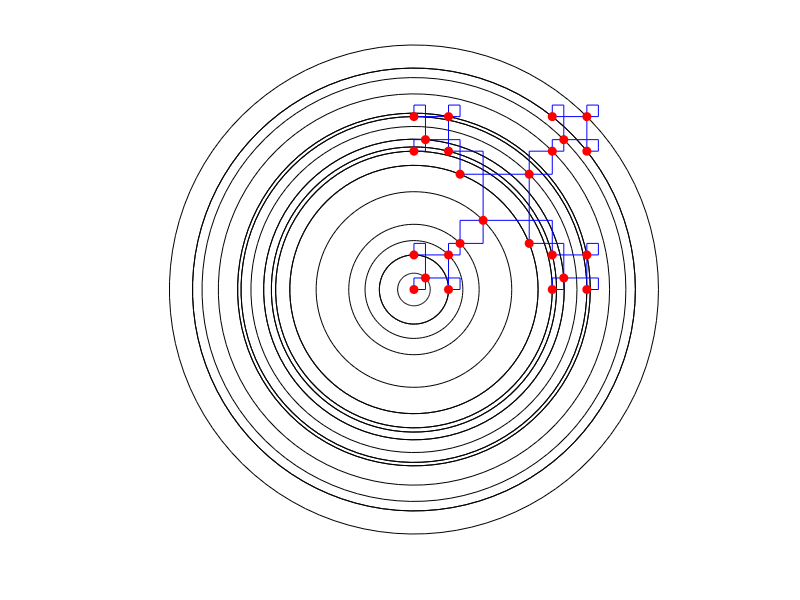

The MATLAB source for this figure: (Note: this script raises an error after producing the figure.)
% A simple script for self-affine sets with circles of distances
% 
% Prerequisite: Image Processing Toolbox
% 
% Zhou Feng @ 2020-10-12
clc, clf, clear
tic

%% settings
% IFS linear parts
linearMats = {[0.25 0; 0 0.25], ...
    [0.25 0; 0 0.25], ...
    [0.25 0; 0 0.25], ...
    [0.25 0; 0 0.25], ...
    [0.5 0; 0 0.5]};

% IFS translations
translations = {[0; 0], ...
    [0.75; 0], ...
    [0.75; 0.75], ...
    [0; 0.75], ...
    [0.25; 0.25]};

% initial polygon for iteration
shapeInit = [0 1 1 0;
    0 0 1 1];

numItrs = 2; % iteration time

% plot settings
showTitle = false;
showFirstItrs = false;
numFirstItrs = 2;
% shapes
showShapes = true;
alphaFaces = 1;
colorFaces = 'none';
colorEdges = 'b';
fixAxisRatio = true;
% circles
colorCircle = 'k';
widthCircle = 0.5;
styleLine = '-';
% markers
showMarkers = true;
sizeMarker = 36;
colorMarkerFace = 'r';
colorMarkerEdge = 'r';

%% Examples
% ---------------------------------- gaskets --------------------------------- %
% % Sierpinski gasket
% cRatio = 1/2;
% linearMats = cell(1, 3);
% for i = 1:3
%     linearMats{i} = cRatio * eye(2);
% end
% translations = {[0; 0], [cRatio; 0], [0; cRatio]};
% shapeInit = [0 1 0; 0 0 1];

% % Sierpinski gasket (self-affine)
% hRatio = 0.25;
% vRatio = 0.7;
% linearMats = {[hRatio 0; 0 vRatio],
%               [1 - hRatio 1 - hRatio - vRatio; 0 vRatio],
%               [1 - vRatio 0; 0 1 - vRatio]};
% translations = {[0; 0], [hRatio; 0], [0; vRatio]};
% shapeInit = [0 1 0; 0 0 1];

% ---------------------------------- carpets --------------------------------- %
% % Sierpinski carpet
% linearMats = cell(1, 8);
% for i = 1:8
%     linearMats{i} = 1/3 * eye(2);
% end
% translations = {[0;0], [1;0], [2;0], [0;1], [2;1], [0;2], [1;2], [2;2]};
% shapeInit = [0 3 3 0; 0 0 3 3];

% % Bedford-McMullen carpet
% BMselect = [1 0;
%     0 1;
%     1 0]; % select positions
% [BMv, BMh] = size(BMselect);
% BMmat = flipud(BMselect);
% [oneRows, oneCols] = find(BMmat > 0);
% BMsize = length(oneRows);
% BMlinear = [1 / BMh 0; 0 1 / BMv];
% linearMats = cell(1, BMsize);
% translations = cell(1, BMsize);
% for i = 1:BMsize
%     linearMats{i} = BMlinear;
%     translations{i} = [(oneCols(i) - 1) * (1 / BMh); (oneRows(i) - 1) * (1 / BMv)];
% end
% shapeInit = [0 1 1 0; 0 0 1 1];

% % Baranski carpet (with possible overlaps)
% Bar_h = [0.1 0.3 0.4 0.2]; % horizontal scales
% Bar_v = [0.1 0.2 0.4 0.3]; % vertical scales
% Bar_select = [1 0 1 0;
%               0 1 0 1;
%               0 0 0 0;
%               0 0 1 0]; % select positions
% Bar_mat = flipud(Bar_select);
% [oneRows, oneCols] = find(Bar_mat > 0);
% Bar_size = length(oneRows);
% linearMats = cell(1, Bar_size);
% translations = cell(1, Bar_size);
% for i = 1:Bar_size
%     linearMats{i} = [Bar_h(oneCols(i)) 0; 0 Bar_v(oneRows(i))];
%     translations{i} = [sum(Bar_h(1:oneCols(i))) - Bar_h(oneCols(i));...
%         sum(Bar_v(1:oneRows(i))) - Bar_v(oneRows(i))];
% end
% shapeInit = [0 1 1 0; 0 0 1 1];

% --------------------------------- triangles -------------------------------- %
% % Sierpinski triangle
% cRatio = 1/2;
% linearMats = cell(1, 3);
% for i = 1:3
%     linearMats{i} = cRatio * eye(2);
% end
% translations = {[0; 0], [1-cRatio; 0], [0.5*(1-cRatio); (1-cRatio)*0.5*sqrt(3)]};
% shapeInit = [0 1 0.5; 0 0 0.5*sqrt(3)];

% % Sierpinski triangle (self-affine)
% ratio1st = 2/3;
% ratio2nd = 2/3;
% linearMats = {[ratio1st * (1 - ratio2nd) ratio1st * (2 * ratio2nd - 1) / sqrt(3);...
%     0 ratio1st * ratio2nd], ...
%     [ratio1st * (1 - ratio2nd) 0; 0 ratio1st * (1 - ratio2nd)], ...
%     [ratio1st * ratio2nd 0; 0 ratio1st * ratio2nd], ...
%     [1 - ratio1st 0; 0 1 - ratio1st], ...
%     [1/2 (1/2 - ratio1st) / sqrt(3); sqrt(3) / 2 - sqrt(3) * ratio1st 1/2]};
% translations = {[0; 0], [ratio1st * ratio2nd / 2; ratio1st * ratio2nd * sqrt(3) / 2],...
%     [ratio1st * (1 - ratio2nd); 0], ...
%     [ratio1st; 0], [ratio1st / 2; ratio1st * sqrt(3) / 2]};
% shapeInit = [0 1 0.5; 0 0 0.5 * sqrt(3)];

% ----------------------------------- dusts ---------------------------------- %
% % Cantor dust
% linearMats = cell(1, 4);
% for i = 1:4
%     linearMats{i} = 0.25 * eye(2);
% end
% translations = {[0.26; 0], ...
%     [0.75; 0.25], ...
%     [0; 0.5], ...
%     [0.5; 0.75]};
% shapeInit = [0 1 1 0; 0 0 1 1];

% % product Cantor set
% linearMats = cell(1, 4);
% for i = 1:4
%     linearMats{i} = 1/3 * eye(2);
% end
% translations = {[0; 0], [2/3; 0], [0; 2/3], [2/3; 2/3]};
% shapeInit = [0 1 1 0; 0 0 1 1];

% ----------------------------------- misc ----------------------------------- %
% % Dim of self-affine sets is discontinuous
% ratioDimDiscts = 0.1;
% linearMats = {[0.5 0; 0 1/3], [0.5 0; 0 1/3]};
% translations = {[0; 2/3], [ratioDimDiscts; 0]};
% shapeInit = [0 1 1 0; 0 0 1 1];

% % attenna
% linearMats = {[0.25 0; 0 0.25], [0.25 0; 0 0.25], [0.25 0; 0 0.25],...
%               [0.25 0; 0 0.25], [0.5 0; 0 0.5]};
% translations = {[0; 0], [0.75; 0], [0.75; 0.75], [0; 0.75], [0.25; 0.25]};
% shapeInit = [0 1 1 0; 0 0 1 1];

%% Error handling
isCompactible = false;

if length(linearMats) == length(translations)
    isCompactible = true;
end

if ~isCompactible
    error('Illegal settings. Dimensions of the parameters does not match!')
end

% generate params
spaceDim = 2;
numInitFaces = 1;
sizeIFS = length(linearMats);
numInitPts = size(shapeInit, 2);
shapeInitFaces = 1:numInitPts;

%% Generate points
ptsInit = shapeInit;
ptsNow = ptsInit;
sizeNow = numInitPts;
ptsTotal = cell(numItrs + 1, 1);
ptsTotal{1} = ptsInit;

for levelNow = 1:numItrs
    
    ptsTmp = zeros(spaceDim, sizeNow * sizeIFS);
    
    for indexFct = 1:sizeIFS
        ptsTmp(:, (indexFct - 1) * sizeNow + 1:indexFct * sizeNow) = ...
            linearMats{indexFct} * ptsNow + translations{indexFct};
    end
    
    ptsNow = ptsTmp;
    sizeNow = size(ptsNow, 2);
    
    ptsTotal{levelNow + 1} = ptsNow;
end

%% Plot
numShapes = sizeNow / numInitPts;
facesPlot = kron(ones(numShapes, 1), shapeInitFaces) + ...
    kron((0:(numShapes - 1))' * numInitPts, ones(numInitFaces, 1));
figure(1)
% circles
radii = zeros(numShapes, 1);
for i = 1:numShapes
    radii(i) = norm(ptsNow(:, 1+(i-1)*numInitPts));
end
viscircles(zeros(length(radii), 2), radii,...
    'Color', colorCircle,...
    'LineWidth', widthCircle,....
    'LineStyle', styleLine);
hold on
% shapes
if showShapes
    patch('Faces', facesPlot, ...
        'Vertices', ptsNow', ...
        'FaceColor', colorFaces, ...
        'EdgeColor', colorEdges, ...
        'FaceAlpha', alphaFaces)
end
% markers
if showMarkers
    scatter(ptsNow(1,1:numInitPts:sizeNow), ptsNow(2,1:numInitPts:sizeNow),...
        sizeMarker,...
        'MarkerFaceColor', colorMarkerFace,...
        'MarkerEdgeColor', colorMarkerEdge)
end
set(gca, 'XColor', 'none', 'YColor', 'none')
if fixAxisRatio
    axis image
end
if showTitle
    title(['Iteration time = ', num2str(numItrs)], 'Interpreter', 'latex');
end
hold off

if showFirstItrs && numItrs >= numFirstItrs
    figure(2)
    
    for i = 1:numFirstItrs
        subplot(1, numFirstItrs, i)
        sizeTmp = size(ptsTotal{i}, 2);
        numShapesTmp = sizeTmp / numInitPts;
        facesPlot = kron(ones(numShapesTmp, 1), shapeInitFaces) + ...
            kron((0:(numShapesTmp - 1))' * numInitPts, ones(numInitFaces, 1));
        patch('Faces', facesPlot, ...
            'Vertices', ptsTotal{i}', ...
            'FaceColor', colorFaces, ...
            'EdgeColor', colorEdges, ...
            'FaceAlpha', alphaFaces)
        set(gca, 'XColor', 'none', 'YColor', 'none')
        if fixAxisRatio
            axis image
        end
    end
    
end

%% Show param
countPtsTotal = sizeNow;
countShapesTotal = numShapes;
tableResults = table(countPtsTotal, countShapesTotal);
disp(tableResults)
